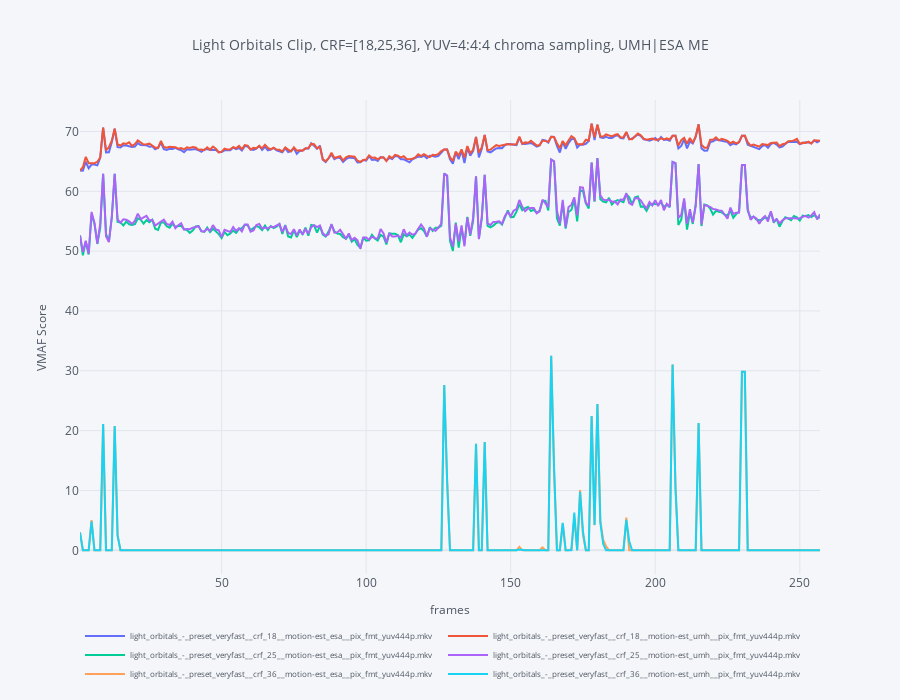

Notebook cell for this chart:
### Code cell
fig = go.Figure()
fig["layout"] = flayout

# Plot the files with CRF=18 only
for k, v in dfs.items():
    #fig.add_trace(go.Scatter(x=["frame"], y=["psnr"]))
    if "yuv444p" in k:
        fig.add_trace(go.Scatter(x=dfs[k].index.values, y=dfs[k]["vmaf"], name=str(k)))
    #print(k)

fig.update_xaxes(title=dict(font=dict(size=12), text="frames"))
fig.update_yaxes(title=dict(font=dict(size=12), text="VMAF Score"))
fig.update_layout(title=dict(font=dict(size=14),
                             text="Light Orbitals Clip, CRF=[18,25,36], YUV=4:4:4 chroma sampling, UMH|ESA ME"),
                  legend=dict(orientation="h",
                              itemsizing="trace",
                              itemwidth=40,
                              tracegroupgap=5,
                              font=dict(size=8),),
                  width=900, height=700,
                  title_x = 0.5,
                 )

### Figure 1 — Plotly figure (JSON) as saved in the notebook; plotly's stock layout.template omitted (floating-point values rounded to 4 significant figures; data arrays with more than 128 entries replaced by an {"elided": "..."} marker saying what was removed)
{"data": [{"name": "light_orbitals_-_preset_veryfast__crf_18__motion-est_esa__pix_fmt_yuv444p.mkv", "type": "scatter", "x": {"elided": "257 int values"}, "y": {"elided": "257 float values"}}, {"name": "light_orbitals_-_preset_veryfast__crf_18__motion-est_umh__pix_fmt_yuv444p.mkv", "type": "scatter", "x": {"elided": "257 int values"}, "y": {"elided": "257 float values"}}, {"name": "light_orbitals_-_preset_veryfast__crf_25__motion-est_esa__pix_fmt_yuv444p.mkv", "type": "scatter", "x": {"elided": "257 int values"}, "y": {"elided": "257 float values"}}, {"name": "light_orbitals_-_preset_veryfast__crf_25__motion-est_umh__pix_fmt_yuv444p.mkv", "type": "scatter", "x": {"elided": "257 int values"}, "y": {"elided": "257 float values"}}, {"name": "light_orbitals_-_preset_veryfast__crf_36__motion-est_esa__pix_fmt_yuv444p.mkv", "type": "scatter", "x": {"elided": "257 int values"}, "y": {"elided": "257 float values"}}, {"name": "light_orbitals_-_preset_veryfast__crf_36__motion-est_umh__pix_fmt_yuv444p.mkv", "type": "scatter", "x": {"elided": "257 int values"}, "y": {"elided": "257 float values"}}], "layout": {"height": 700, "legend": {"bgcolor": "#F5F6F9", "font": {"color": "#4D5663", "size": 8}, "itemsizing": "trace", "itemwidth": 40, "orientation": "h", "tracegroupgap": 5}, "paper_bgcolor": "#F5F6F9", "plot_bgcolor": "#F5F6F9", "title": {"font": {"color": "#4D5663", "size": 14}, "text": "Light Orbitals Clip, CRF=[18,25,36], YUV=4:4:4 chroma sampling, UMH|ESA ME", "x": 0.5}, "width": 900, "xaxis": {"autorange": true, "gridcolor": "#E1E5ED", "range": [1, 257], "showgrid": true, "tickfont": {"color": "#4D5663"}, "title": {"font": {"color": "#4D5663", "size": 12}, "text": "frames"}, "type": "linear", "zerolinecolor": "#E1E5ED"}, "yaxis": {"autorange": true, "gridcolor": "#E1E5ED", "range": [-3.961, 75.26], "showgrid": true, "tickfont": {"color": "#4D5663"}, "title": {"font": {"color": "#4D5663", "size": 12}, "text": "VMAF Score"}, "type": "linear", "zerolinecolor": "#E1E5ED"}}}
